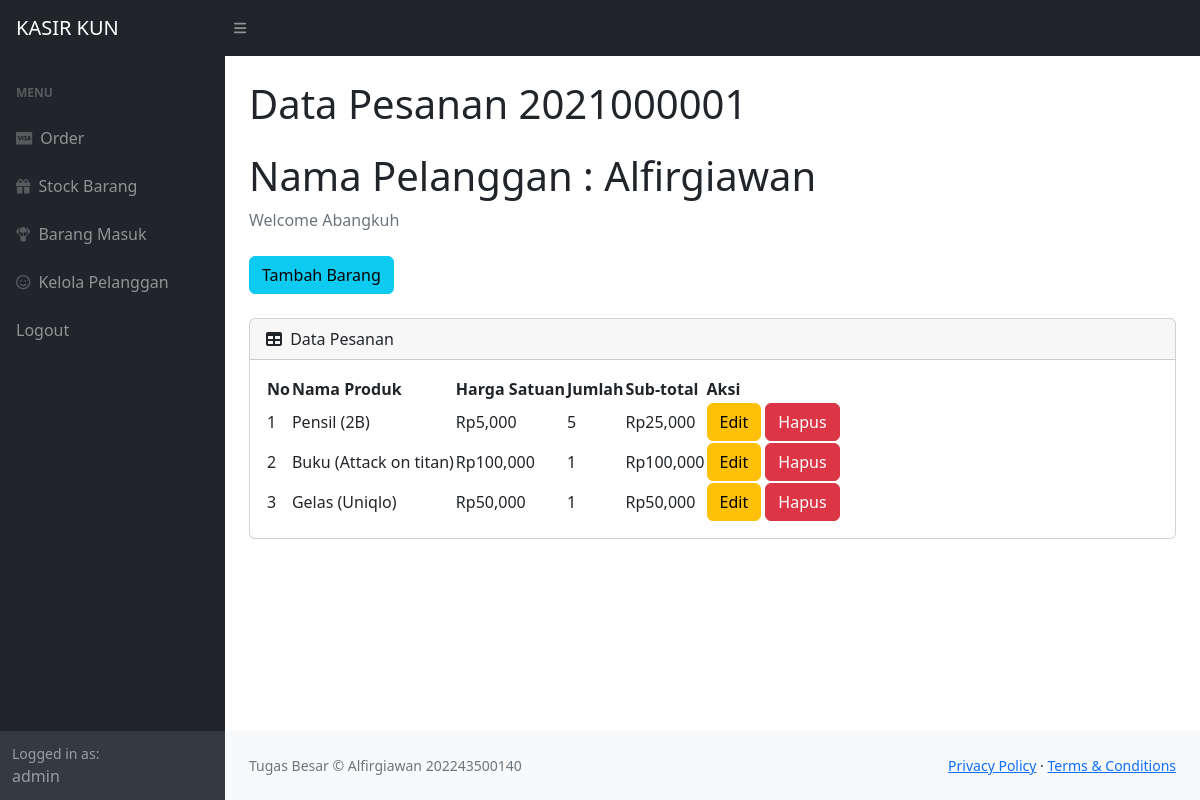
The app's page /view.php?idp=2021000001 (signed in) with its own data.
### tables this page shows
CREATE TABLE `pesanan` (
  `idorder` int(11) NOT NULL,
  `tanggal` timestamp NOT NULL DEFAULT current_timestamp() ON UPDATE current_timestamp(),
  `idpelanggan` int(11) NOT NULL
);

CREATE TABLE `pelanggan` (
  `idpelanggan` int(11) NOT NULL,
  `namapelanggan` varchar(30) NOT NULL,
  `notelp` varchar(15) NOT NULL,
  `alamat` text NOT NULL
);

CREATE TABLE `detailpesanan` (
  `iddetailpesanan` int(11) NOT NULL,
  `idpesanan` int(11) NOT NULL,
  `idproduk` int(11) NOT NULL,
  `qty` int(11) NOT NULL
);

CREATE TABLE `produk` (
  `idproduk` int(11) NOT NULL,
  `namaproduk` varchar(20) NOT NULL,
  `deskripsi` varchar(30) NOT NULL,
  `harga` int(11) NOT NULL,
  `stock` int(11) NOT NULL
);

### view.php (the view, shortened to what this page needs)
<?php
require 'ceklogin.php';
if(isset($_GET['idp'])){
    $idp = $_GET['idp'];
    $ambilnamapelanggan = mysqli_query($c,"select * from pesanan p, pelanggan pl where p.idpelanggan=pl.idpelanggan and p.idorder='$idp'");
    $np = mysqli_fetch_array($ambilnamapelanggan);
    $namapel = $np['namapelanggan'];
} else {
    header('location:index.php');
}
?>
<!DOCTYPE html>
<html lang="en">
    <head>
        <link href="https://cdn.jsdelivr.net/npm/simple-datatables@7.1.2/dist/style.min.css" rel="stylesheet" />
        <link href="css/styles.css" rel="stylesheet" />
    </head>
    <body class="sb-nav-fixed">
        <nav class="sb-topnav navbar navbar-expand navbar-dark bg-dark">
            <a class="navbar-brand ps-3" href="index.php">KASIR KUN</a>
            <button class="btn btn-link btn-sm order-1 order-lg-0 me-4 me-lg-0" id="sidebarToggle" href="#!"><i class="fas fa-bars"></i></button>
        </nav>
        <div id="layoutSidenav">
            <div id="layoutSidenav_nav">
                <nav class="sb-sidenav accordion sb-sidenav-dark" id="sidenavAccordion">
                    <div class="sb-sidenav-menu">
                        <div class="nav">
                            <div class="sb-sidenav-menu-heading">Menu</div>
                            <a class="nav-link" href="index.php">
                                <div class="sb-nav-link-icon"><i class="fab fa-cc-visa"></i></div>
                                Order
                            </a>
                            <a class="nav-link" href="stock.php">
                                <div class="sb-nav-link-icon"><i class="fas fa-gift"></i></div>
                                Stock Barang
                            </a>
                            <a class="nav-link" href="masuk.php">
                                <div class="sb-nav-link-icon"><i class="fas fa-parachute-box"></i></div>
                                Barang Masuk
                            </a>
                            <a class="nav-link" href="Pelanggan.php">
                                <div class="sb-nav-link-icon"><i class="far fa-smile"></i></div>
                                Kelola Pelanggan
                            </a>
                            <a class="nav-link" href="logout.php">
                                Logout
                            </a>
                        </div>
                    </div>
                    <div class="sb-sidenav-footer">
                        <div class="small">Logged in as:</div>
                        admin
                    </div>
                </nav>
            </div>
            <div id="layoutSidenav_content">
                <main>
                    <div class="container-fluid px-4">
                        <h1 class="mt-4">Data Pesanan <?=$idp;?></h1>
                        <h1 class="mt-4">Nama Pelanggan : <?=$namapel;?></h1>
                        <ol class="breadcrumb mb-4">
                            <li class="breadcrumb-item active">Welcome Abangkuh</li>
                        </ol>
                        <button type="button" class="btn btn-info mb-4" data-toggle="modal" data-target="#myModal">
                            Tambah Barang
                            </button>
                        <div class="card mb-4">
                            <div class="card-header">
                                <i class="fas fa-table me-1"></i>
                                Data Pesanan
                            </div>
                            <div class="card-body">
                                <table id="datatablesSimple">
                                    <thead>
                                        <tr>
                                            <th>No</th>
                                            <th>Nama Produk</th>
                                            <th>Harga Satuan</th>
                                            <th>Jumlah</th>
                                            <th>Sub-total</th>
                                            <th>Aksi</th>
                                        </tr>
                                    </thead>
                                    <tbody>
                                    <?php
                                    $get = mysqli_query($c,"select * from detailpesanan p, produk pr where p.idproduk=pr.idproduk and idpesanan='$idp'");
                                    $i = 1;
                                    while($p=mysqli_fetch_array($get)){
                                    $idpr = $p['idproduk'];
                                    $qty = $p['qty'];
                                    $harga = $p['harga'];
                                    $namaproduk = $p['namaproduk'];
                                    $desc = $p['deskripsi'];
                                    $subtotal = $qty*$harga;
                                    ?>
                                        <tr>
                                            <td><?=$i++;?></td>
                                            <td><?=$namaproduk;?> (<?=$desc;?>)</td>
                                            <td>Rp<?=number_format($harga);?></td>
                                            <td><?=number_format($qty);?></td>
                                            <td>Rp<?=number_format($subtotal);?></td>
                                            <td>
                                            <button type="button" class="btn btn-warning" data-toggle="modal" data-target="#edit<?=$idpr;?>">
                                                    Edit
                                                </button>
                                            <button type="button" class="btn btn-danger" data-toggle="modal" data-target="#delete<?=$idpr;?>">
                                                Hapus
                                            </button>
                                            </td>
                                        </tr>
                                    <?php
                                    };
                                    ?>
                                    </tbody>
                                </table>
                            </div>
                        </div>
                    </div>
                </main>
                <footer class="py-4 bg-light mt-auto">
                    <div class="container-fluid px-4">
                        <div class="d-flex align-items-center justify-content-between small">
                        <div class="text-muted">Tugas Besar &copy; Alfirgiawan 202243500140</div>
                            <div>
                                <a href="#">Privacy Policy</a>
                                &middot;
                                <a href="#">Terms &amp; Conditions</a>
                            </div>
                        </div>
                    </div>
                </footer>
            </div>
        </div>
    </body>
</html>

### records on screen
pesanan: idpelanggan.namapelanggan "Alfirgiawan"
detailpesanan: idproduk.namaproduk "Pensil", idproduk.deskripsi "2B", idproduk.harga "5,000", qty "5", qty.harga "25,000"
detailpesanan: idproduk.namaproduk "Buku", idproduk.deskripsi "Attack on titan", idproduk.harga "100,000", qty "1", qty.harga "100,000"
detailpesanan: idproduk.namaproduk "Gelas", idproduk.deskripsi "Uniqlo", idproduk.harga "50,000", qty "1", qty.harga "50,000"

### other values on screen
$idp "2021000001"
